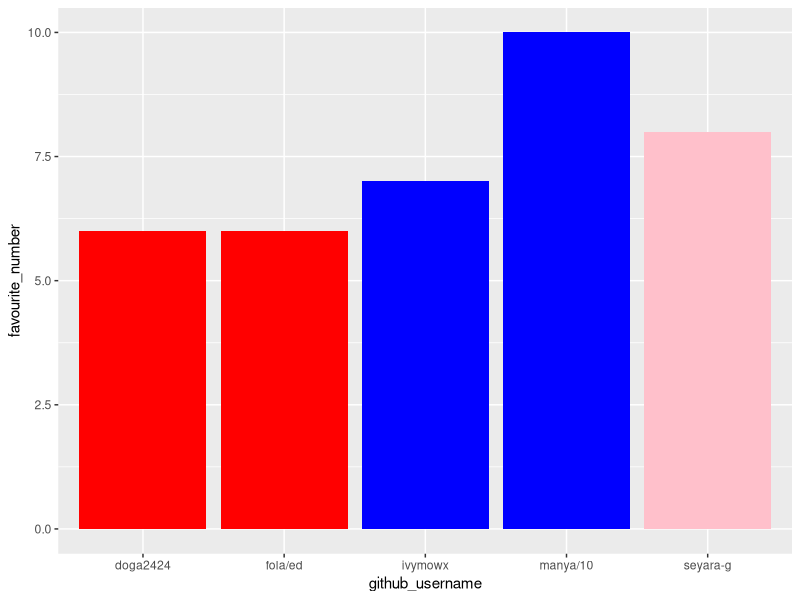
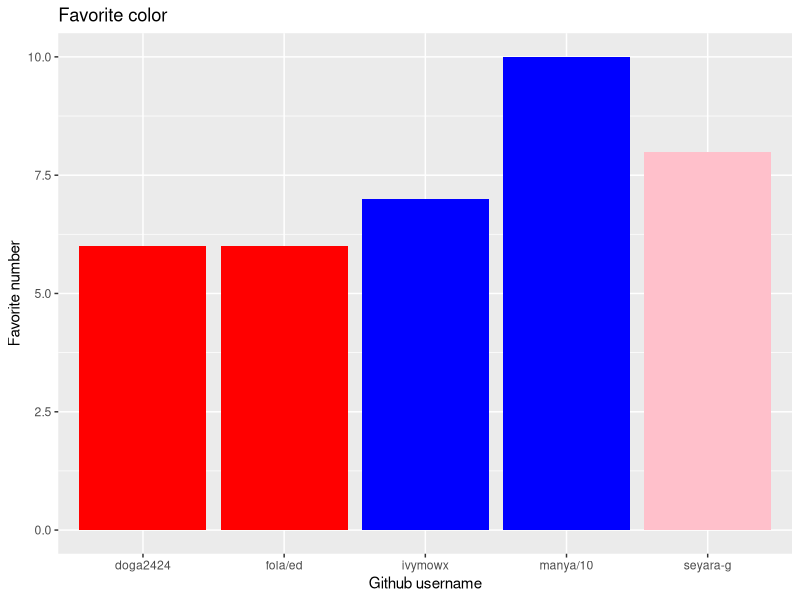
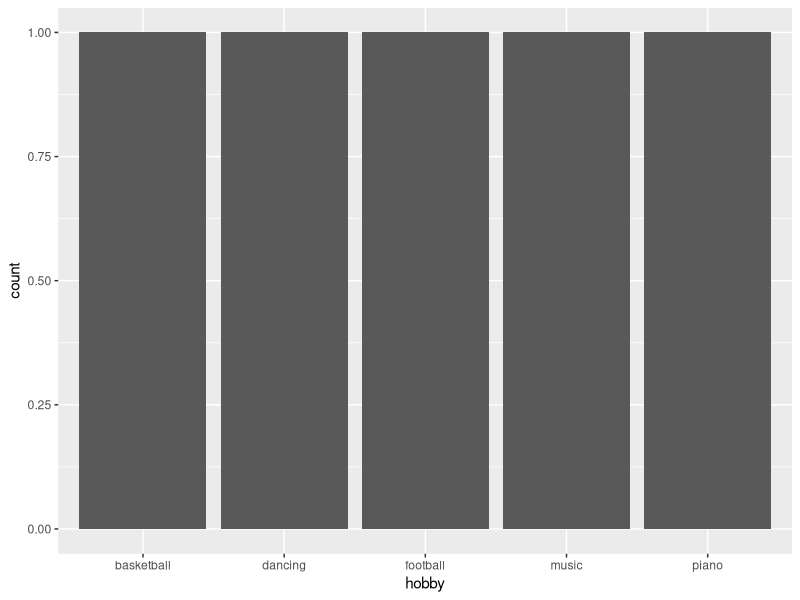

Write the R code that produced these figures, in order.
## ---- chunk 1
library(tidyverse) 
## ---- chunk 2
team_data <- tibble(
  name = c("Ivy", "Fola", "Manya", 
           "Seyara", "Doa"),
  github_username = c("seyara-g", "fola/ed", "manya/10", 
                      "ivymowx", "doga2424"), 
  colour = c("pink", "red", "blue", 
             "blue", "red"),
  hobby = c("dancing", "basketball", "football", 
            "music", "piano"),
  favourite_number = c(8, 6, 10, 7, 6)
  )

team_data
## ---- chunk 3
p1 <- ggplot(data = team_data, 
             mapping = aes(x = github_username, 
                           y = favourite_number,
                           fill = colour), 
             ) +
   geom_col() +
   scale_fill_identity()
p1
## ---- chunk 4
p1 + labs(x = "Github username", 
          y = "Favorite number",
          title = "Favorite color")
## ---- chunk 5
p2 <- ggplot(team_data, aes(x = hobby)) +
  geom_bar()
p2
